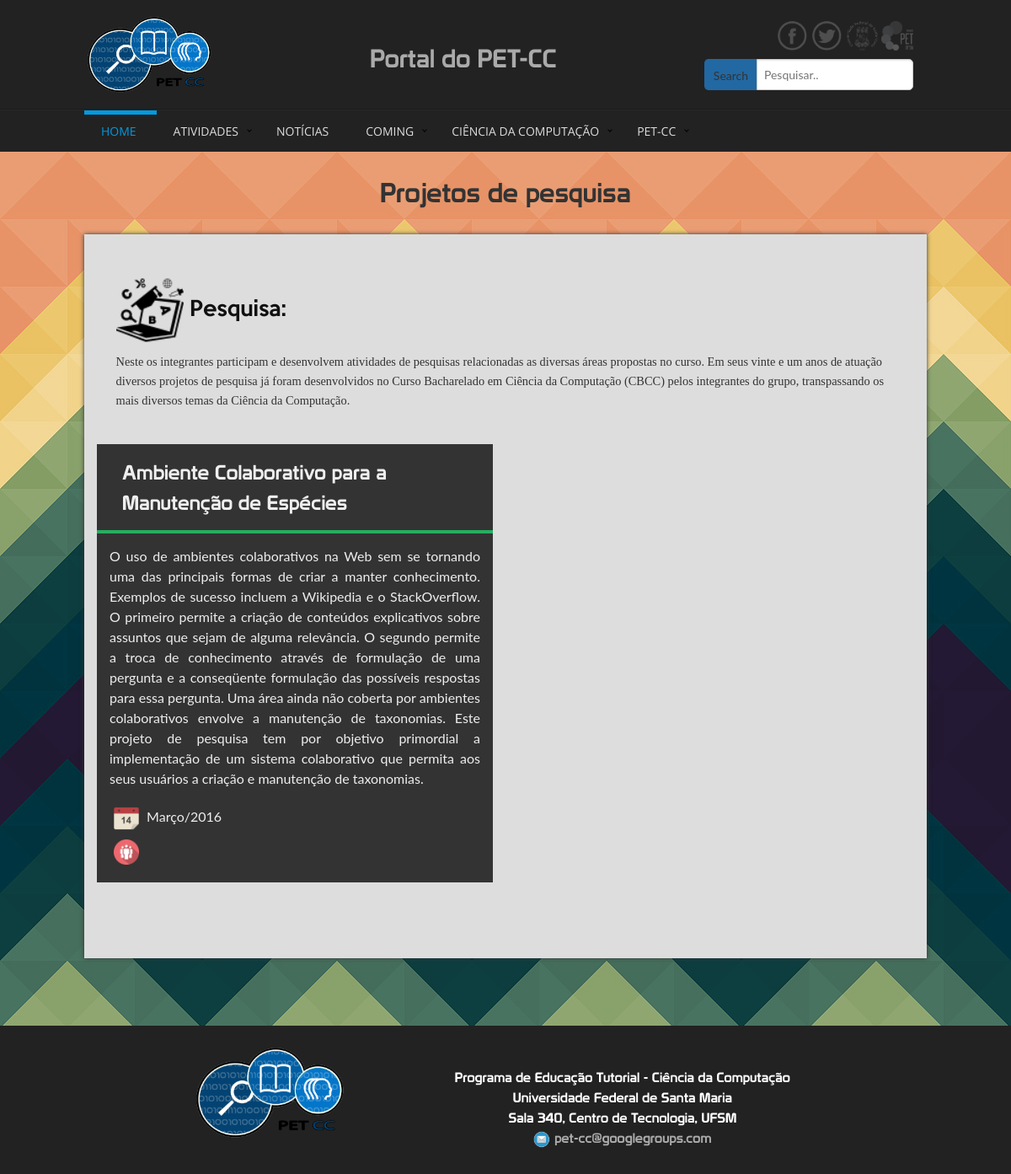
Page /projetos/pesquisa/ on the earlier database version.
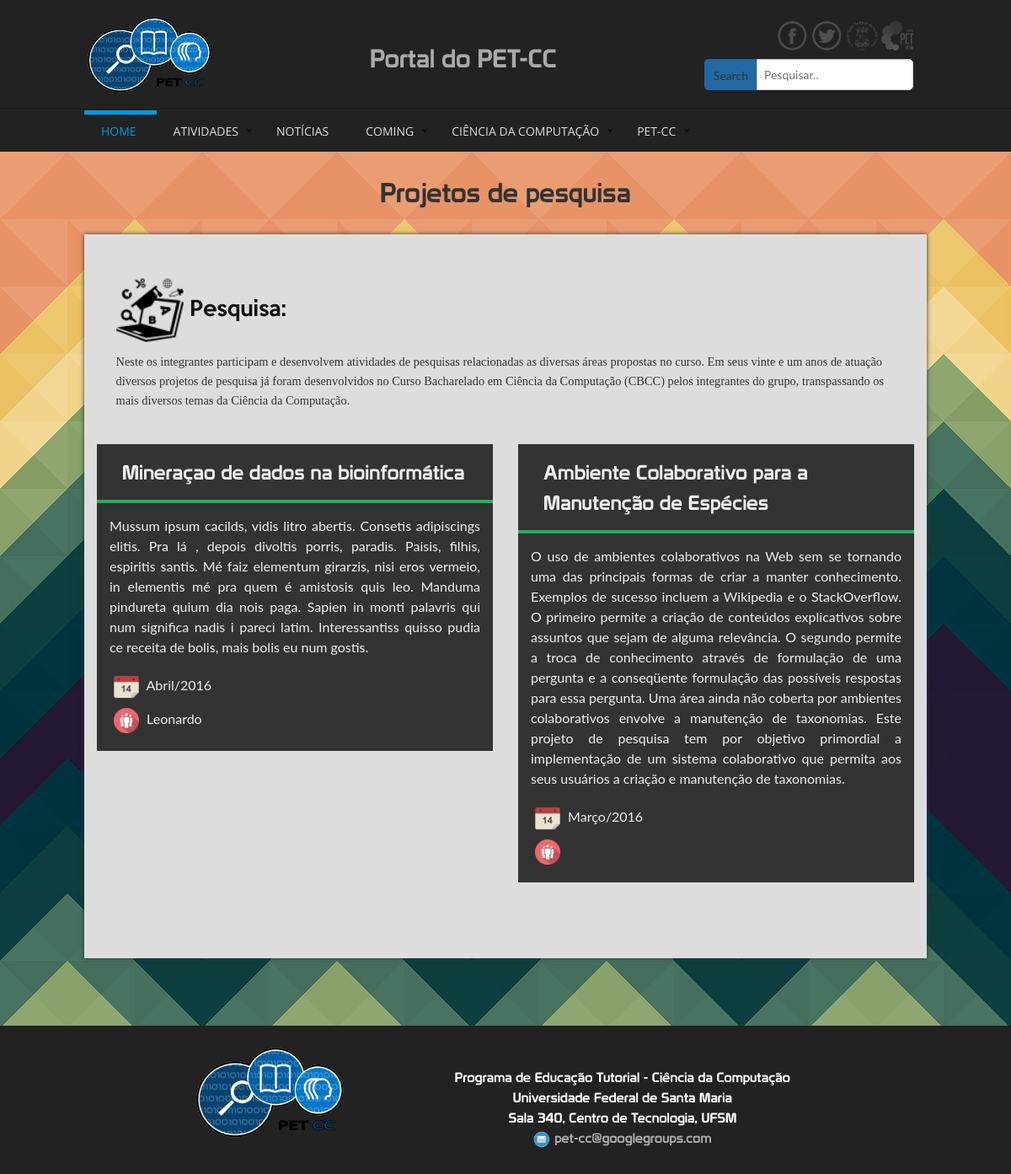
Same page on the later database version.
### atividades/models.py (models this page shows, shortened)
class Atividade(models.Model):
    nome = models.CharField(max_length=150)
    carga = models.IntegerField()
    local = models.CharField(max_length=150, default="")
    slug = models.SlugField(max_length=100, blank=True, unique=True)
    data_inicial = models.DateField(
            default=datetime.now,
            blank=False
    )
    data_final = models.DateField(
            default=datetime.now,
            blank=False
    )
    hora_inicial = models.TimeField(
        default=datetime.now(),
        blank=False
    )
    hora_final = models.TimeField(
        default=datetime.now(),
        blank=False
    )
    data_definida = models.BooleanField(default=False)
    certificado_disponivel = models.BooleanField(default=False)
    inscricao_aberta = models.BooleanField(default=False)
    maximo_inscritos = models.IntegerField(default=30, blank=True)
    tipo = models.CharField(max_length=50, choices=(('MN', 'Minicurso'), ('PEC', 'PEC'), ('SEM', 'Seminario'),
                                                    ('TA', 'Topico de Apoio'), ('PESQ', 'Pesquisa'),
                                                    ('EX', 'Extensao'), ('OU', 'Outro')), default='OU')
    organizacao = models.CharField(max_length=100, default="PET - Ciência da Computação", blank=False, null=False)
    descricao = models.TextField()
    aviso = models.TextField(default="", blank=True)
    integrantes = models.CharField(max_length=150, blank=True, default="", help_text="Usar para projetos de pesquisa, "
                                                                                     "indicando os participantes do"
                                                                                     "projeto.")
    class Meta:
        ordering = ['-data_inicial']

### projetos/views.py (the view)
def pesquisa(request):
    prj = Atividade.objects.filter(tipo='PESQ')
    return render(request, 'projetos/pesquisa.html', {'prj': prj})

### projetos/templates/projetos/pesquisa.html (shortened to what this page needs)
{% extends 'base/base.html' %}
{% load endless %}
{% load atividades_extra %}
{% block cabecalho %}
    {% include 'home/cabecalho.html' %}
{% endblock %}
{% block precorpo %}
	<div class="container text-center" style="padding-top:25px; padding-bottom:25px; color:#333; font-size:32px; font-family: 'Prototype">
        Projetos de pesquisa
    </div>
{% endblock %}
{% block corpo %}
<div class="container" style="color:#111; padding-bottom:30px;">
	<div class="medium-11 large-10 columns small-centered" style="background-color:#ddd; box-shadow:0px 0px 5px #333; padding-bottom:60px;">
		<div class="row" id="ensino" style="padding-top:50px;">
			<div class="small-12 columns">
				<div class="row" style="padding-bottom:20px;">
					<div class="small-12 columns lemon" style="font-size:24px; line-height:50px;">
                        <img src="/media/img/icons/research.png" width="80" alt=""> Pesquisa:
                        <p style="font-size:60%; font-family:'Trebuchet MS'; padding-top:10px; color:#333">Neste os integrantes participam e desenvolvem atividades de pesquisas relacionadas as diversas áreas propostas no curso. Em seus vinte e um anos de atuação diversos projetos de pesquisa já foram desenvolvidos no Curso Bacharelado em Ciência da Computação (CBCC) pelos integrantes do grupo, transpassando os mais diversos temas da Ciência da Computação.</p>
					</div>
				</div>
				<div class="row">
					{% for projeto in prj %}
					{% if forloop.counter0|divisibleby:'2' %}
						{% if forloop.first %}
							<div class="row">
						{% else %}
							<div class="row" style="margin-top:26px;">
						{% endif %}
					{% endif %}
						<div class="medium-9 medium-centered large-uncentered large-6 columns">
							<div class="small-12 columns minicurso" style="padding-bottom:16px;">
								<a href="/atividades/{{projeto.slug}}" style="color:#eee"><div class="row m_titulo">
									<div class="small-12 columns prototype">
										{{projeto.nome}}
									</div>
								</div></a>
								<div class="row">
									<hr class="linha" style="border-color:#27ae60">
								</div>
								<div class="row m_conteudo text-justify">
									{{projeto.descricao|striptags}}
								</div>
								<div class="row">
									<div class="medium-12 columns">
										<img src="/media/img/icons/calendario.png" height="40" width="40" alt="" style="padding:5px;">
										{{projeto.data_inicial|date:"F/Y"}}
									</div>
								</div>
								<div class="row">
									<div class="medium-12 columns">
										<img src="/media/img/icons/people.png" height="40" width="40" alt="" style="padding:5px;">
										{{projeto.integrantes}}
									</div>
								</div>
							</div>
						</div>
					{% if not forloop.counter0|divisibleby:'2' %}
					</div>
					{% elif forloop.last %}
                    </div>
					{% endif %}
					{% endfor %}
				</div>
			</div>
		</div>
	</div>
</div>
{% endblock %}
{% block rodape %}
    {% include 'home/rodape.html' %}
{% endblock %}

Differences in the rows shown:
added Atividade: nome "Mineraçao de dados na bioinformática", descricao "Mussum ipsum cacilds, vidis litro abertis. Consetis adipiscings elitis. Pra lá , depois divoltis porris, paradis. Paisis, filhis, espiritis santis. Mé faiz elementum girarzis, nisi eros vermeio, in elementis mé pra quem é amistosis quis leo. Manduma pindureta quium dia nois paga. Sapien in monti palavris qui num significa nadis i pareci latim. Interessantiss quisso pudia ce receita de bolis, mais bolis eu num gostis.", data_inicial "Abril/2016", integrantes "Leonardo"
